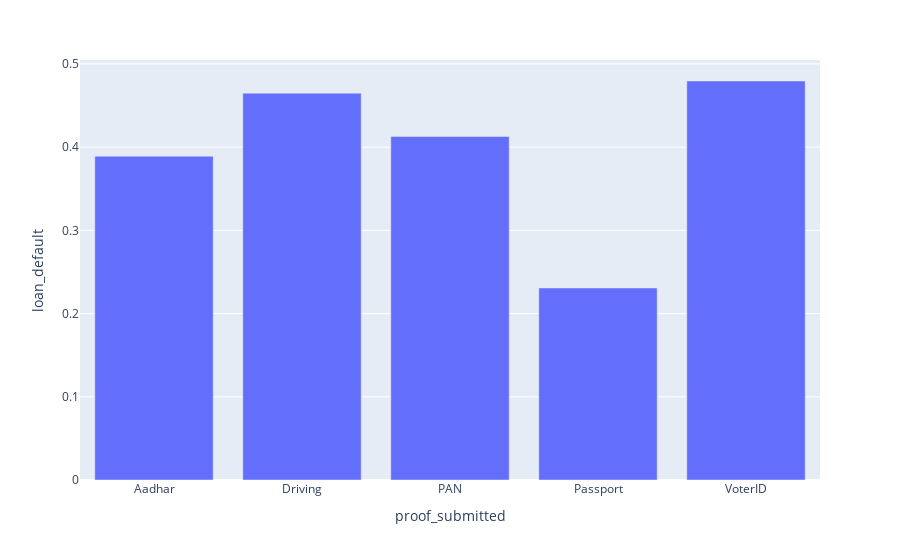

Write notebook code for a chart like this one.
### Markdown cell above
This graph shows that younger  people are more likely to default on their loans but the difference is not so great. 

Let us see whether there is a relationship between proof submitted and loan_default.

### Code cell
temp = eda_df.copy()
temp = temp.groupby(by='proof_submitted').mean()
px.bar(data_frame=temp,x=temp.index,y='loan_default')

### Figure 1 — Plotly figure (JSON) as saved in the notebook; plotly's stock layout.template omitted (floating-point values rounded to 4 significant figures)
{"data": [{"alignmentgroup": "True", "hovertemplate": "proof_submitted=%{x}<br>loan_default=%{y}<extra></extra>", "legendgroup": "", "marker": {"color": "#636efa", "pattern": {"shape": ""}}, "name": "", "offsetgroup": "", "orientation": "v", "showlegend": false, "textposition": "auto", "type": "bar", "x": ["Aadhar", "Driving", "PAN", "Passport", "VoterID"], "xaxis": "x", "y": [0.3891, 0.4649, 0.4128, 0.2308, 0.4795], "yaxis": "y"}], "layout": {"barmode": "relative", "legend": {"tracegroupgap": 0}, "margin": {"t": 60}, "xaxis": {"anchor": "y", "domain": [0.0, 1.0], "title": {"text": "proof_submitted"}}, "yaxis": {"anchor": "x", "domain": [0.0, 1.0], "title": {"text": "loan_default"}}}}
